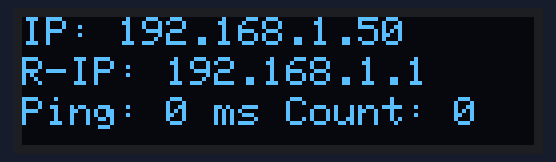
Recording of a program running on a simulated ESP32. Shown: 128×32 one-colour display. WiFi joins after 1.5 s; servers stay silent unless stated; what the program prints to the serial monitor is not drawn.

Above: at 1.6 s.
At 5.6 s:
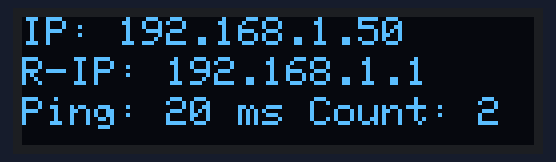
At 8.6 s:
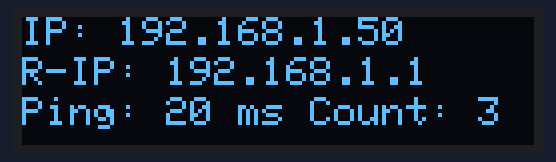
At 17.7 s:
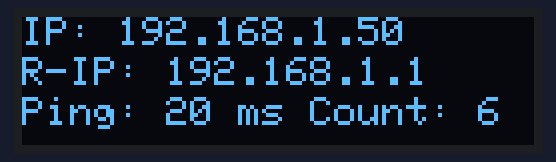
At 26.7 s:
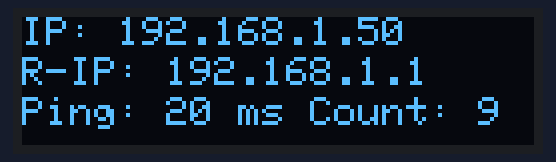
At 35.8 s:
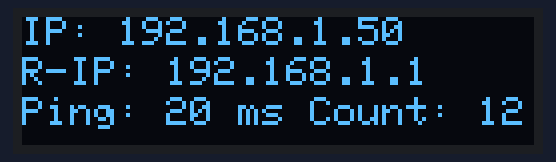

The program:

main.cpp
```cpp
#include <Arduino.h>
#include <WiFi.h>
#include <ESP32Ping.h>
#include <Adafruit_GFX.h>
#include <Adafruit_SSD1306.h>

const char *ssid = "e307";
const char *password = "rockyCartoon544";

#define SCREEN_WIDTH 128
#define SCREEN_HEIGHT 32
#define OLED_RESET -1
#define OLED_ADDRESS 0x3C
#define PING_INTERVAL 2000

Adafruit_SSD1306 display(SCREEN_WIDTH, SCREEN_HEIGHT, &Wire, OLED_RESET);
IPAddress routerIP;

int pingCount = 0;

// Initialize the SSD1306 / OLED-091
void initializeDisplay()
{
    display.begin(SSD1306_SWITCHCAPVCC, OLED_ADDRESS);
    display.clearDisplay();
}

// Connect to the WiFi network
void connectToWiFi()
{
    WiFi.begin(ssid, password);
    while (WiFi.status() != WL_CONNECTED)
    {
        delay(100);
    }
    routerIP = WiFi.gatewayIP();
    Serial.print("Connected to WiFi. Local IP: ");
    Serial.println(WiFi.localIP());
    Serial.print("Router IP: ");
    Serial.println(routerIP);
}

// Update the display text with the local IP, router IP, ping result, and ping count
void updateDisplayText(int pingResult, int pingCount)
{
    display.clearDisplay();
    display.setTextSize(1);
    display.setTextColor(SSD1306_WHITE);

    // Shows local IP
    display.setCursor(0, 0);
    display.print("IP: ");
    display.println(WiFi.localIP());

    // Shows router IP
    display.setCursor(0, 10);
    display.print("R-IP: ");
    display.println(routerIP);

    // Shows ping result and ping count on the same line
    display.setCursor(0, 20);
    display.print("Ping: ");
    display.print(pingResult);
    display.print(" ms Count: ");
    display.println(pingCount);

    display.display();
}

// Perform a ping to the router
int performPing()
{
    bool pingSuccess = Ping.ping(routerIP);
    if (pingSuccess)
    {
        int pingTime = Ping.averageTime();
        Serial.print("Ping successful. Time: ");
        Serial.print(pingTime);
        Serial.println(" ms");
        return pingTime;
    }
    else
    {
        Serial.println("Ping failed.");
        return -1;
    }
}

void setup()
{
    Serial.begin(115200);

    initializeDisplay();

    connectToWiFi();

    updateDisplayText(0, pingCount);

    display.display();
}

void loop()
{
    int pingResult = performPing();

    pingCount++;

    updateDisplayText(pingResult, pingCount);

    delay(PING_INTERVAL);
}
```

Measured:
- what the display in image 0 shows lasts 1.1 s, from 1.5 s to 2.6 s
- what the display in image 1 shows lasts 3.0 s, from 5.6 s to 8.6 s
